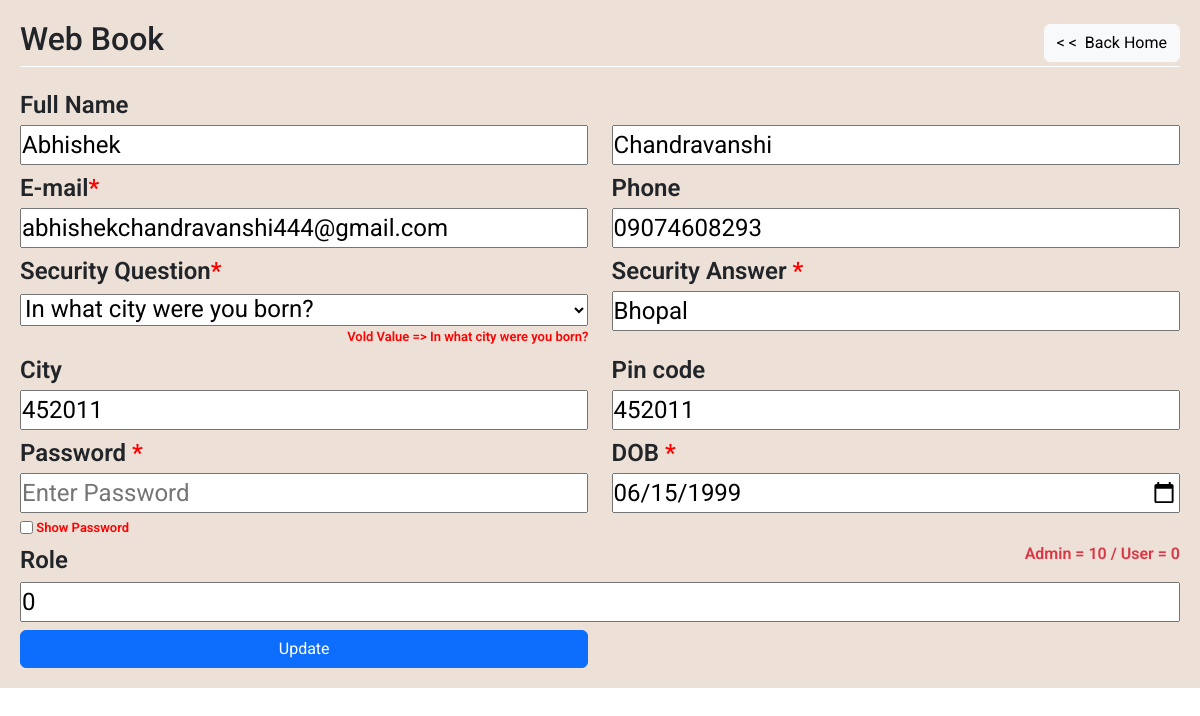
Page /update.php?id=16 on the committed database.
### tables this page shows
CREATE TABLE `systemconfig` (
  `id` int(11) NOT NULL,
  `title` varchar(255) NOT NULL,
  `value` varchar(255) NOT NULL,
  `updated_by` int(11) NOT NULL,
  `dt` datetime NOT NULL DEFAULT CURRENT_TIMESTAMP
);

CREATE TABLE `info` (
  `id` int(11) NOT NULL,
  `fname` varchar(255) NOT NULL,
  `lname` varchar(255) NOT NULL,
  `email` varchar(255) NOT NULL,
  `password` varchar(255) NOT NULL,
  `securityquestion` varchar(255) NOT NULL,
  `securityanswer` varchar(255) NOT NULL,
  `birthdate` date NOT NULL,
  `phone` varchar(255) DEFAULT NULL,
  `gender` varchar(255) NOT NULL,
  `pincode` int(11) DEFAULT NULL,
  `location` varchar(255) DEFAULT NULL,
  `role` varchar(255) NOT NULL,
  `dt` datetime NOT NULL DEFAULT CURRENT_TIMESTAMP
);

### db.php (called while the page is built, shortened)
<?php
$db_name = "mysql:host=localhost;dbname=test";
$conn = new PDO($db_name,"root","");
$company_name = $conn->query("SELECT * FROM systemconfig WHERE id='1'")->fetch()['value'];
?>

### update.php (the view, shortened to what this page needs)
<?php
include('db.php');
include('bootstrap.php');
if(!isset($_GET['pf'])){
    $pf= false;
    ?>
    <?php
}
$id = $_GET['id'];
        ?>
        <?php
$sql = $conn->query("SELECT * FROM info where id=".$id."")->fetch();
?>
<!DOCTYPE html>
<html lang="en">
<head>
</head>
<body>
    <div class="main-container">
        <form action="editfile.php?id=<?=$id?>" method="post">
            <div class="titlehead">
            <a href="home.php" style="text-decoration: none;" class="text-dark"><h2><?=$company_name?></h2></a>
                <a href="home.php" class="btn btn-light changedn">< < &nbsp;Back Home</a>
            </div>
			<label for="" class="changedn">Full Name</label>
			<div class="df changedn" style="flex-direction:row!important;">
				<input type="text" name="fname" value="<?=$sql['fname']?>" class="w-50 changedn" placeholder="First Name">
				<input type="text" name="lname" value="<?=$sql['lname']?>" class="w-50 changedn" placeholder="Last Name">
			</div>
            <div class="df">
                <div class="sub-df" >
                    <label for="" class="changedn">E-mail<span style="color:red;">*</span></label>
			        <input type="email" style="width: 100%;"
                     class="changedn" name="email" value="<?=$sql['email']?>" placeholder="E-mail">
                </div>
                <div class="sub-df" >
                    <label for="" class="changedn">Phone</label>
                    <input type="text" class="changedn" style="width: 100%;"
                    name="phone" value="<?=$sql['phone']?>" placeholder="Enter Phone">
                </div>
            </div>
            <div class="df">
                    <div class="sub-df changedn" >
                    <label for="">Security Question<span style="color:red;">*</span></label>
                    <select name="securityquestion" style="width: 100%;" required>
                            <option value="In what city were you born?">In what city were you born?</option>
                    </select>
                    <p style="color:red;margin: 0px;font-size: small;display: flex;justify-content: end;">Vold Value => <?=$sql['securityquestion']?></p>
                </div>
                <div class="sub-df changedn"  >
                    <label for="">Security Answer <span style="color:red;">*</span>&nbsp;</label>
                    <input type="text" name="securityanswer" placeholder="Enter Security Answer"
                    style="width: 100%;" maxlength="12" value="<?=$sql['securityanswer']?>" required>
                </div>
            </div>
            <div class="df">
                <div class="sub-df" >
                    <label for="" class="changedn">City</label>
                    <input type="text" class="changedn" name="location"
                    style="width: 100%;" value="<?=$sql['location']?>" placeholder="City" maxlength="12">
                </div>
                <div class="sub-df changedn" >
                    <label for="">Pin code </label>
                    <input type="text" name="pincode" placeholder="Enter Pin Code"
                    style="width: 100%;" maxlength="12" value="<?=$sql['pincode']?>">
                </div>
            </div>
            <div class="df">
                <div class="sub-df wc" >
                    <label for="" >Password <span style="color:red;">*</span></label>
                    <input type="password" name="password" id="pass" minlength="8"
                    placeholder="Enter Password" style="width: 100%;" required>
                    <div class="sp showpassmode">
                        <input type="checkbox" onclick="validateForm()">
                        <p class="ifp" style="margin-bottom:0px;font-size: small;">&nbsp;Show Password</p>
                    </div>
                </div>
                <div class="sub-df changedn wc" >
                <label for=""> DOB <span style="color:red;">*</span></label>
                    <input type="date" name="birthdate" placeholder="Enter Security Question"
                    style="width: 100%;" max="<?=date('Y-m-d')?>" value="<?=$sql['birthdate']?>" required>
                </div>
            </div>
             <div class="changedn useradminrolecheck">
                <div class="df">
                    <label for="">Role</label>
                    <p class="text-danger text-right" style="font-size: medium;">Admin = 10 / User = 0</p>
                </div>
                <input type="number" name="role" value="<?=$sql['role']?>" style="width: 100%;">
            </div>
            <?php
            if(!$pf){
                $changeandupdate="Update";
            }else{
                $changeandupdate="Change";
            }
            ?>
			<input type="submit" value="<?=$changeandupdate?>" class="mt-2 btn btn-primary w-50">
		</form>
	</div>
</body>
</html>

### update.php (style rules this page uses)
.changedn { display: block; }
.useradminrolecheck { display: block; }
* { margin: 0; padding: 0; box-sizing: border-box; font-family: 'Roboto', sans-serif; }
.main-container { display: flex; justify-content: space-between; align-items: center; justify-content: center; background-color: antiquewhite; width: 100%; height: 100vh; font-size: 24px; font-weight: 600; }
form { display: flex; background-color:rgba(226, 214, 214, 0.5); padding: 20px 60px; flex-direction: column; justify-content: center; width: 50%; }
label { margin-top: 5px; margin-bottom: 2px; }
form .titlehead { display: flex; border-bottom: 1px solid white; align-items: center; justify-content: space-between; margin-bottom: 15px; }
.df { display: flex; justify-content: space-between; width: 100%; }
.sub-df { width: 49%; }
.w-50 { width: 49% !important ; }
.text-right { margin-top: 5px; text-align: end; font-size: 20px; }
.sp { display: flex; align-items: center; justify-content: flex-start; font-size: small; color:red; margin-top: 5px; }
.showpassmode { justify-content: flex-start; }
input[type="date"] { width: 100% !important; }
@media (max-width:1200px) { .main-container { height: auto; } }
@media (max-width:1200px) { form { width: 100vw; padding: 20px !important; } }

### rows in the picture
systemconfig: value "Web Book"
info: fname "Abhishek", lname "Chandravanshi", email "abhishekchandravanshi444@gmail.com", phone "09074608293", securityquestion "In what city were you born?", securityanswer "Bhopal", location "452011", pincode "452011", birthdate "06/15/1999", role "0"
